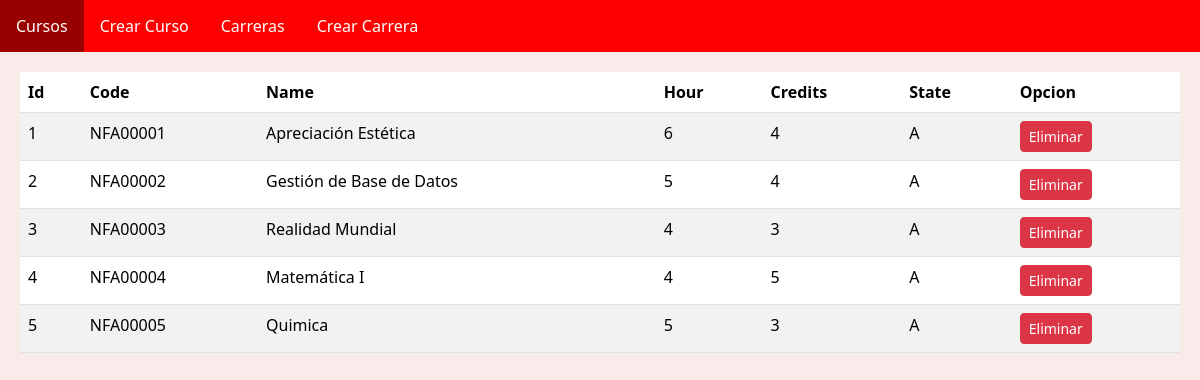
The page /mi_aplicacion/cursos/ on the database its author committed.
### mi_aplicacion/models.py (models this page shows)
class Course(models.Model):
    idcourse = models.BigAutoField(primary_key=True)
    code = models.CharField(max_length=8)
    name = models.CharField(max_length=30)
    hour = models.PositiveSmallIntegerField()
    credits = models.PositiveSmallIntegerField()
    state = models.CharField(max_length=1)

### mi_aplicacion/views.py (the view)
# urls.py: path('cursos/', cursos, name='cursos'),
def cursos(request):
    cursosListado = Course.objects.all()
    return render(request, 'cursos.html', {"curso": cursosListado})

### mi_aplicacion/templates/cursos.html
{% extends 'base.html' %}
{% block content %}
        <table class="table table-striped">
            <thead>
                <tr>
                    <th>Id</th>
                    <th>Code</th>
                    <th>Name</th>
                    <th>Hour</th>
                    <th>Credits</th>
                    <th>State</th>
                    <th>Opcion</th>
                </tr>
            </thead>
            <tbody>
                {% for c in curso %}
                <tr>
                    <td>{{ c.idcourse }}</td>
                    <td>{{ c.code }}</td>
                    <td>{{ c.name }}</td>
                    <td>{{ c.hour }}</td>
                    <td>{{ c.credits }}</td>
                    <td>{{ c.state }}</td>
                    <td><a href="{% url 'eliminar_curso' idcourse=c.idcourse %}" class="btn btn-sm btn-block btn-danger">Eliminar</a></td>
                </tr>
                {% endfor %}
            </tbody>
        </table>
{% endblock %}

### mi_aplicacion/static/mi_aplicacion/styles.css (style rules this page uses)
body { font-family: 'Arial', sans-serif; margin: 0; padding: 0; }

### rows shown on the page
Course: idcourse "1", code "NFA00001", name "Apreciación Estética", hour "6", credits "4", state "A"
Course: idcourse "2", code "NFA00002", name "Gestión de Base de Datos", hour "5", credits "4", state "A"
Course: idcourse "3", code "NFA00003", name "Realidad Mundial", hour "4", credits "3", state "A"
Course: idcourse "4", code "NFA00004", name "Matemática I", hour "4", credits "5", state "A"
Course: idcourse "5", code "NFA00005", name "Quimica", hour "5", credits "3", state "A"
